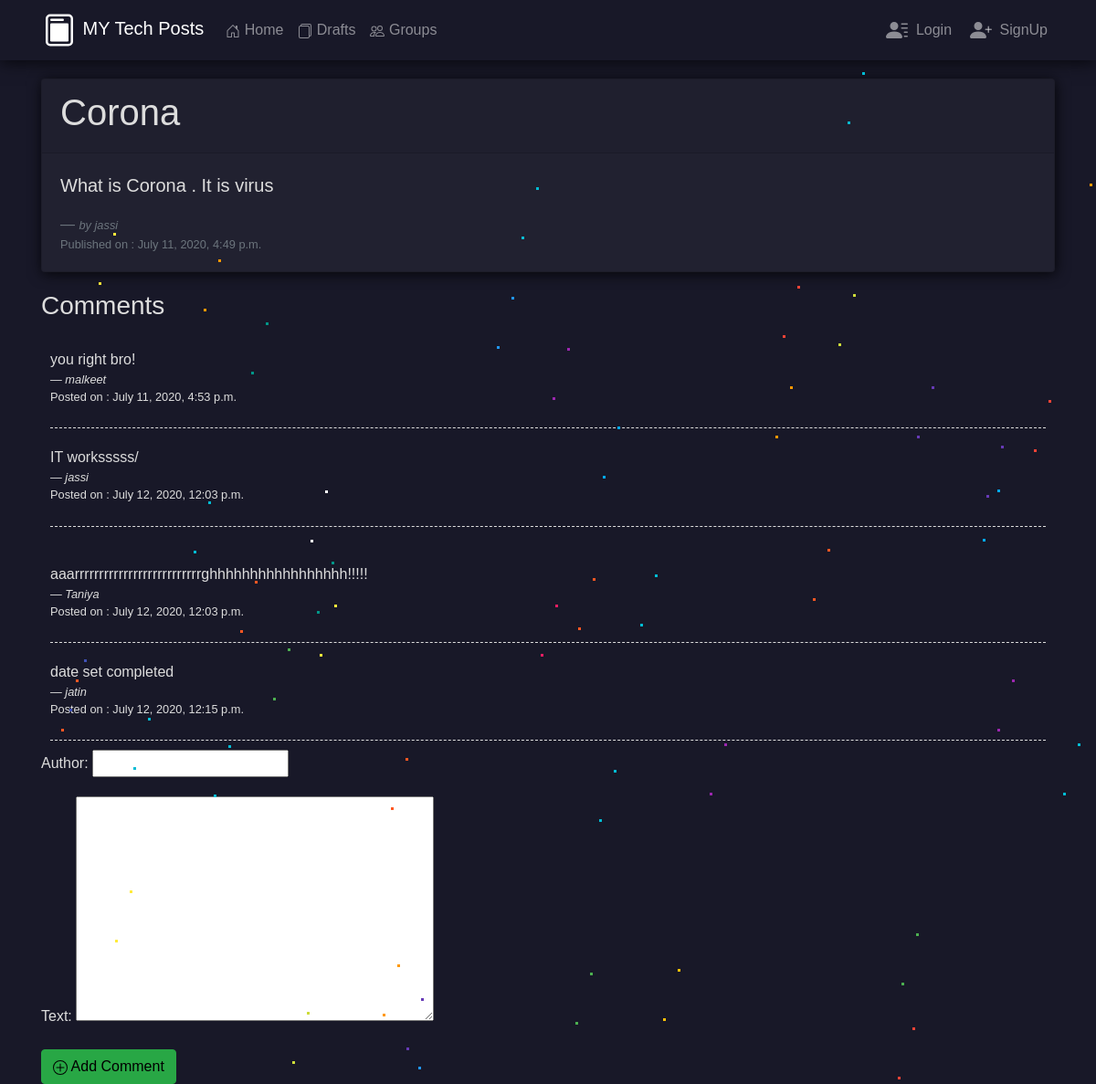
The page /blog/post_detail/17/ on the database its author committed.
### blog/models.py (models this page shows, shortened)
class Post(models.Model):
    author = models.ForeignKey('auth.user',on_delete=models.CASCADE)
    title = models.CharField(max_length=256)
    text = models.TextField()
    date_created = models.DateTimeField(auto_now_add=True)
    date_posted = models.DateTimeField(blank=True,null=True)
    group = models.ForeignKey("blog.Mygroup", related_name=("posts"), on_delete=models.CASCADE,null=True,blank=True)

class Comment(models.Model):
    post = models.ForeignKey("blog.Post",related_name='comments',on_delete=models.CASCADE)
    text = models.TextField()
    approved_comment = models.BooleanField(default=False)
    author = models.CharField(max_length=200)
    date_created = models.DateTimeField(auto_now_add=True)

### blog/views.py (the view, shortened to what this page needs)
# urls.py: path('post_detail/<slug:pk>/',views.PostDetailView.as_view(),name = 'postdetail'),
class PostDetailView(FormMixin, DetailView):
    template_name = 'blog/post_detail.html'
    model = Post
    form_class = CommentForm
    def get_context_data(self, **kwargs):
        context = super(PostDetailView, self).get_context_data(**kwargs)
        context['form'] = CommentForm(initial={'post': self.object})
        return context

### blog/forms.py
class CommentForm(forms.ModelForm):
    class Meta():
        model = Comment
        fields = ('author','text', 'post')
        widgets = {
            'title' : forms.TextInput(attrs={'class':'textinputclass'}),
            'text' : forms.Textarea(attrs={'class':'editable medium-editor-textarea'}),
            'post' : forms.HiddenInput(),
        }

### blog/templates/blog/post_detail.html (shortened to what this page needs)
{% extends 'blog/base.html' %}
{% block body_block %}
<div>
    <div class="card read_card">
        <div class="card-header">
            <h1>{{post.title}}</h1>
        </div>
        <div class="card-body">
            <blockquote class="blockquote mb-0">
                <p>{{post.text}}</p>
                <footer class="blockquote-footer"><em><small>by {{post.author}}</small></em><br>
                    <small>Published on : {{post.date_posted}}</small></footer>
            </blockquote>
        </div>
    </div>
</div>
<div>
    <h3 style="margin: 20px 0">Comments</h3>
    {% for c in post.comments.all%}
    <div class="comments">
        {% if user == post.author or c.approved_comment %}
        <div>{{c.text}}</div>
        <cite><small>&mdash; {{c.author}}</small></cite>
        <div><small>Posted on : {{c.date_created}}</small></div>
        {% endif %}
        {% if c.approved_comment %}
        <div class="comments_border">&nbsp;</div>
        {% endif %}
    </div>
    {% endfor %}
    <form method="POST">
        {{form.as_p}}
        <button class="comment-btn" type="submit">
            <a class="btn btn-success">
                Add Comment
            </a>
        </button>
    </form>
    {% endblock body_block %}

### blog/static/style.css (style rules this page uses)
body { color: #ddd; }
html { height: 100%; }
body { margin:0; padding:0; font-family: sans-serif; }
.read_card { box-shadow: 1px 2px 15px rgba(0, 0, 0, 0.795); margin: 20px 0; background-color: rgba(255, 255, 255, 0.041); }
.comments { padding: 10px; }
.comments_border { border-bottom: 1px dashed #ddd; }
.comment-btn { border:none; padding: 0; background: transparent; }

### blog/static/imported.css (style rules this page uses)
body,html { background-image: url("https://1.bp.blogspot.com/-Fo3iRt97ZXY/XvSG4EMwi0I/AAAAAAAAVEo/mrApRTcVVRk1m-fX9K-ffNwRUXlHUocdwCLcBGAsYHQ/s1600/h.jpg"); background-color: #181828; height: 100%; width: 100%; padding-bottom: 50px; }

### rows shown on the page
Post: title "Corona", text "What is Corona . It is virus", author "jassi", date_posted "July 11, 2020, 4:49 p.m."
Comment: text "you right bro!", author "malkeet", date_created "July 11, 2020, 4:53 p.m.", approved_comment True (drawn)
Comment: text "IT worksssss/", author "jassi", date_created "July 12, 2020, 12:03 p.m.", approved_comment True (drawn)
Comment: text "aaarrrrrrrrrrrrrrrrrrrrrrrrrrghhhhhhhhhhhhhhhhh!!!!!", author "Taniya", date_created "July 12, 2020, 12:03 p.m.", approved_comment True (drawn)
Comment: text "date set completed", author "jatin", date_created "July 12, 2020, 12:15 p.m.", approved_comment True (drawn)
